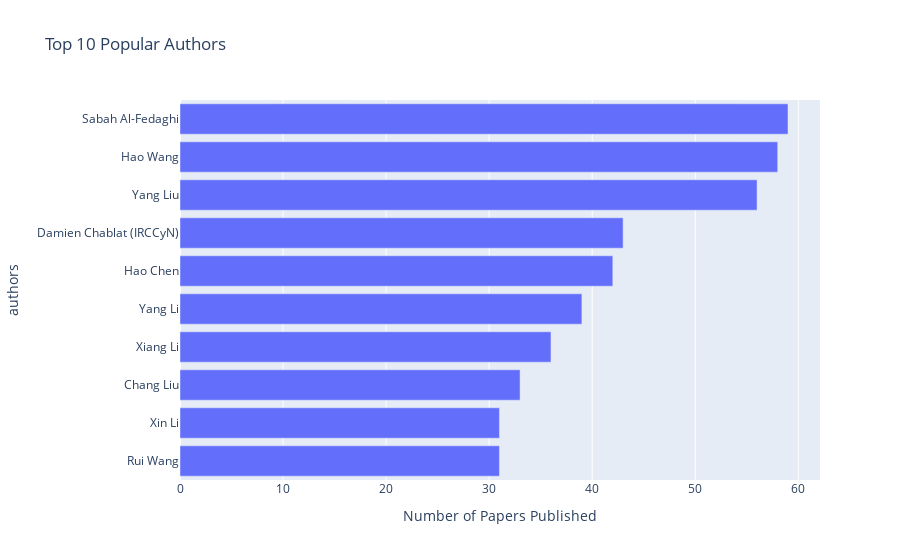

Here is the notebook cell this chart was saved with:
### Code cell
ai_authors=pd.DataFrame(data['authors'].tolist()).rename(columns={0:'authors'})
papers_by_authors=ai_authors.groupby(['authors']).size().reset_index().rename(columns={0:'Number of Papers Published'}).sort_values("Number of Papers Published",ascending=False).head(10)
fig_three = px.bar(x="Number of Papers Published",y="authors",data_frame=papers_by_authors.sort_values("Number of Papers Published",ascending=True),title="Top 10 Popular Authors",orientation="h")
fig_three.show()

### Figure 1 — Plotly figure (JSON) as saved in the notebook; plotly's stock layout.template omitted (floating-point values rounded to 4 significant figures)
{"data": [{"alignmentgroup": "True", "hovertemplate": "Number of Papers Published=%{x}<br>authors=%{y}<extra></extra>", "legendgroup": "", "marker": {"color": "#636efa", "pattern": {"shape": ""}}, "name": "", "offsetgroup": "", "orientation": "h", "showlegend": false, "textposition": "auto", "type": "bar", "x": [31, 31, 33, 36, 39, 42, 43, 56, 58, 59], "xaxis": "x", "y": ["Rui Wang", "Xin Li", "Chang Liu", "Xiang Li", "Yang Li", "Hao Chen", "Damien Chablat (IRCCyN)", "Yang Liu", "Hao Wang", "Sabah Al-Fedaghi"], "yaxis": "y"}], "layout": {"barmode": "relative", "legend": {"tracegroupgap": 0}, "title": {"text": "Top 10 Popular Authors"}, "xaxis": {"anchor": "y", "domain": [0, 1], "title": {"text": "Number of Papers Published"}}, "yaxis": {"anchor": "x", "domain": [0, 1], "title": {"text": "authors"}}}}
